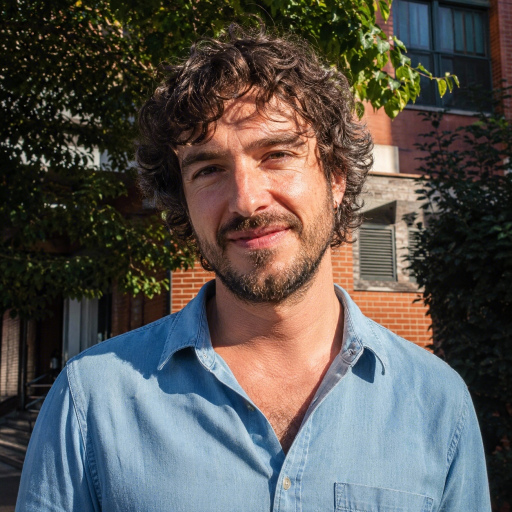
#> input picture images/watermarked.jpg, 1024 x 1024 px (shown at 1/2 size); the run also reads 1 picture not shown here
$ python pixel_diff.py
#> lines starting #> are read from the running program, lines starting #| are printed output that depends on the picture
"""
pixel_diff.py - Visualisasi perbedaan piksel antara original dan watermarked.

Usage:
    python pixel_diff.py
"""

import cv2
import numpy as np
import matplotlib
matplotlib.use('Agg')
import matplotlib.pyplot as plt

ORIGINAL_PATH    = 'images/original.jpg'
WATERMARKED_PATH = 'images/watermarked.jpg'
OUTPUT_PATH      = 'images/pixel_diff.png'

watermarked = cv2.imread(WATERMARKED_PATH)
#> watermarked is the input picture: shape (1024, 1024, 3); mean B, G, R 81.8, 85.4, 89.4
original_full = cv2.imread(ORIGINAL_PATH)

# Resize original ke ukuran watermarked (watermark.py sudah resize saat embed)
h, w = watermarked.shape[:2]
#> h = 1024; w = 1024
original = cv2.resize(original_full, (w, h), interpolation=cv2.INTER_AREA)

# Hitung selisih piksel
diff = cv2.absdiff(original, watermarked).astype(np.float32)
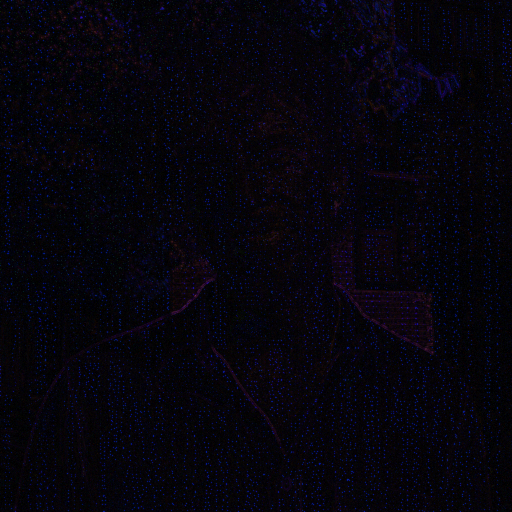
#> diff: shape (1024, 1024, 3) float32 (shown at 1/2 size); mean B, G, R 1.6, 0.6, 0.8; drawn with min black and max white

# Statistik
max_diff  = diff.max()
#> max_diff = 33
mean_diff = diff.mean()
#> mean_diff = 0.99
changed   = np.count_nonzero(diff.sum(axis=2))
#> changed = 906283
total_px  = original.shape[0] * original.shape[1]
#> total_px = 1048576

print(f"  Max perbedaan piksel : {max_diff:.0f}  (dari 0–255)")
#|   Max perbedaan piksel : 33  (dari 0–255)
print(f"  Rata-rata perbedaan  : {mean_diff:.4f}")
#|   Rata-rata perbedaan  : 0.9898
print(f"  Piksel yang berubah  : {changed:,} / {total_px:,}  ({100*changed/total_px:.2f}%)")
#|   Piksel yang berubah  : 906,283 / 1,048,576  (86.43%)
print(f"  PSNR                 : {cv2.PSNR(original, watermarked):.2f} dB")
#|   PSNR                 : 42.56 dB

# Amplifikasi biar terlihat (×20)
diff_vis = np.clip(diff * 20, 0, 255).astype(np.uint8)
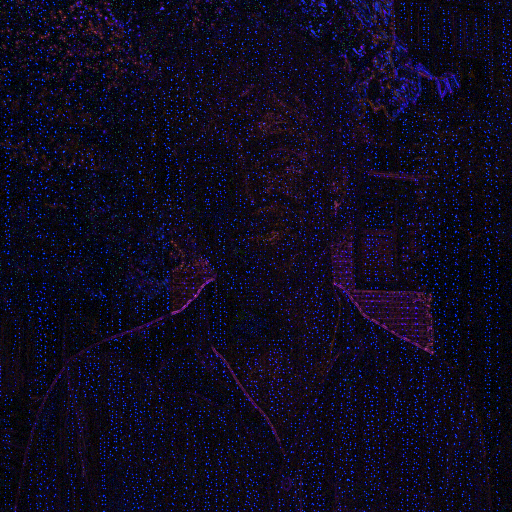
#> diff_vis: shape (1024, 1024, 3) (shown at 1/2 size); mean B, G, R 31.9, 11.3, 15.5

fig, axes = plt.subplots(1, 3, figsize=(15, 5))

axes[0].imshow(cv2.cvtColor(original, cv2.COLOR_BGR2RGB))
axes[0].set_title('Original', fontsize=13, fontweight='bold')
axes[0].axis('off')

axes[1].imshow(cv2.cvtColor(watermarked, cv2.COLOR_BGR2RGB))
axes[1].set_title('Watermarked', fontsize=13, fontweight='bold')
axes[1].axis('off')

im = axes[2].imshow(cv2.cvtColor(diff_vis, cv2.COLOR_BGR2RGB))
axes[2].set_title(f'Perbedaan Piksel (×20)\nMax={max_diff:.0f}  Mean={mean_diff:.4f}', fontsize=12)
axes[2].axis('off')
plt.colorbar(im, ax=axes[2], fraction=0.046)

plt.suptitle(f'Analisis Perbedaan Piksel  |  PSNR = {cv2.PSNR(original, watermarked):.2f} dB\n'
             f'Piksel berubah: {changed:,} / {total_px:,} ({100*changed/total_px:.2f}%)',
             fontsize=12, fontweight='bold')
plt.tight_layout()
plt.savefig(OUTPUT_PATH, dpi=150, bbox_inches='tight')
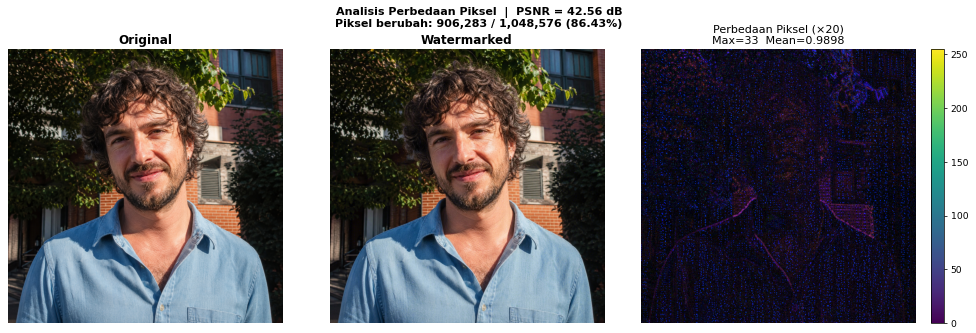
#> figure drawn by matplotlib, 4 panels
print(f"\n  Disimpan ke: {OUTPUT_PATH}")
